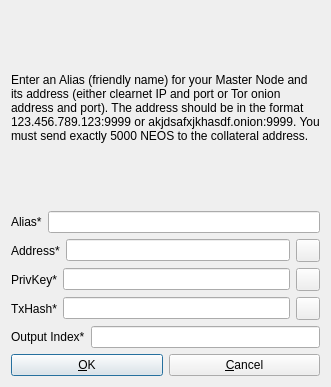
<?xml version="1.0" encoding="UTF-8"?>
<ui version="4.0">
 <class>AddEditAdrenalineNode</class>
 <widget class="QDialog" name="AddEditAdrenalineNode">
  <property name="geometry">
   <rect>
    <x>0</x>
    <y>0</y>
    <width>331</width>
    <height>387</height>
   </rect>
  </property>
  <property name="windowTitle">
   <string>Add/Edit NeosCoin Node</string>
  </property>
  <property name="modal">
   <bool>true</bool>
  </property>
  <layout class="QVBoxLayout" name="verticalLayout">
   <item>
    <widget class="QLabel" name="label_9">
     <property name="sizePolicy">
      <sizepolicy hsizetype="Preferred" vsizetype="Expanding">
       <horstretch>0</horstretch>
       <verstretch>0</verstretch>
      </sizepolicy>
     </property>
     <property name="text">
      <string>&lt;html&gt;&lt;head/&gt;&lt;body&gt;&lt;p&gt;Enter an Alias (friendly name) for your Master Node and its address (either clearnet IP and port or Tor onion address and port). The address should be in the format 123.456.789.123:9999 or akjdsafxjkhasdf.onion:9999. You must send exactly 5000 NEOS to the collateral address.&lt;/p&gt;&lt;/body&gt;&lt;/html&gt;</string>
     </property>
     <property name="wordWrap">
      <bool>true</bool>
     </property>
    </widget>
   </item>
   <item>
    <layout class="QHBoxLayout" name="horizontalLayout_4">
     <property name="bottomMargin">
      <number>0</number>
     </property>
     <item>
      <widget class="QLabel" name="label_4">
       <property name="text">
        <string>Alias*</string>
       </property>
      </widget>
     </item>
     <item>
      <widget class="QLineEdit" name="aliasLineEdit"/>
     </item>
    </layout>
   </item>
   <item>
    <layout class="QHBoxLayout" name="horizontalLayout_5">
     <property name="bottomMargin">
      <number>0</number>
     </property>
     <item>
      <widget class="QLabel" name="label_6">
       <property name="text">
        <string>Address*</string>
       </property>
      </widget>
     </item>
     <item>
      <widget class="QLineEdit" name="addressLineEdit"/>
     </item>
     <item>
      <widget class="QToolButton" name="AddEditAddressPasteButton">
       <property name="toolTip">
        <string>Paste address from clipboard</string>
       </property>
       <property name="text">
        <string/>
       </property>
       <property name="icon">
        <iconset resource="../bitcoin.qrc">
         <normaloff>:/icons/editpaste</normaloff>:/icons/editpaste</iconset>
       </property>
       <property name="shortcut">
        <string>Alt+P</string>
       </property>
      </widget>
     </item>
    </layout>
   </item>
   <item>
    <layout class="QHBoxLayout" name="horizontalLayout_3">
     <property name="bottomMargin">
      <number>0</number>
     </property>
     <item>
      <widget class="QLabel" name="label_5">
       <property name="text">
        <string>PrivKey*</string>
       </property>
      </widget>
     </item>
     <item>
      <widget class="QLineEdit" name="privkeyLineEdit"/>
     </item>
     <item>
      <widget class="QToolButton" name="AddEditPrivkeyPasteButton">
       <property name="toolTip">
        <string>Paste address from clipboard</string>
       </property>
       <property name="text">
        <string/>
       </property>
       <property name="icon">
        <iconset resource="../bitcoin.qrc">
         <normaloff>:/icons/editpaste</normaloff>:/icons/editpaste</iconset>
       </property>
       <property name="shortcut">
        <string>Alt+P</string>
       </property>
      </widget>
     </item>
    </layout>
   </item>
   <item>
    <layout class="QHBoxLayout" name="horizontalLayout_2">
     <property name="bottomMargin">
      <number>0</number>
     </property>
     <item>
      <widget class="QLabel" name="label_2">
       <property name="text">
        <string>TxHash*</string>
       </property>
      </widget>
     </item>
     <item>
      <widget class="QLineEdit" name="txhashLineEdit"/>
     </item>
     <item>
      <widget class="QToolButton" name="AddEditTxhashPasteButton">
       <property name="toolTip">
        <string>Paste address from clipboard</string>
       </property>
       <property name="text">
        <string/>
       </property>
       <property name="icon">
        <iconset resource="../bitcoin.qrc">
         <normaloff>:/icons/editpaste</normaloff>:/icons/editpaste</iconset>
       </property>
       <property name="shortcut">
        <string>Alt+P</string>
       </property>
      </widget>
     </item>
    </layout>
   </item>
   <item>
    <layout class="QHBoxLayout" name="horizontalLayout_8">
     <property name="bottomMargin">
      <number>0</number>
     </property>
     <item>
      <widget class="QLabel" name="label_8">
       <property name="text">
        <string>Output Index*</string>
       </property>
      </widget>
     </item>
     <item>
      <widget class="QLineEdit" name="outputindexLineEdit"/>
     </item>
    </layout>
   </item>
   <item>
    <layout class="QHBoxLayout" name="horizontalLayout_Buttons">
     <item>
      <widget class="QPushButton" name="okButton">
       <property name="text">
        <string>&amp;OK</string>
       </property>
      </widget>
     </item>
     <item>
      <widget class="QPushButton" name="cancelButton">
       <property name="text">
        <string>&amp;Cancel</string>
       </property>
       <property name="autoDefault">
        <bool>false</bool>
       </property>
      </widget>
     </item>
    </layout>
   </item>
  </layout>
 </widget>
 <resources>
  <include location="../bitcoin.qrc"/>
 </resources>
 <connections/>
</ui>
